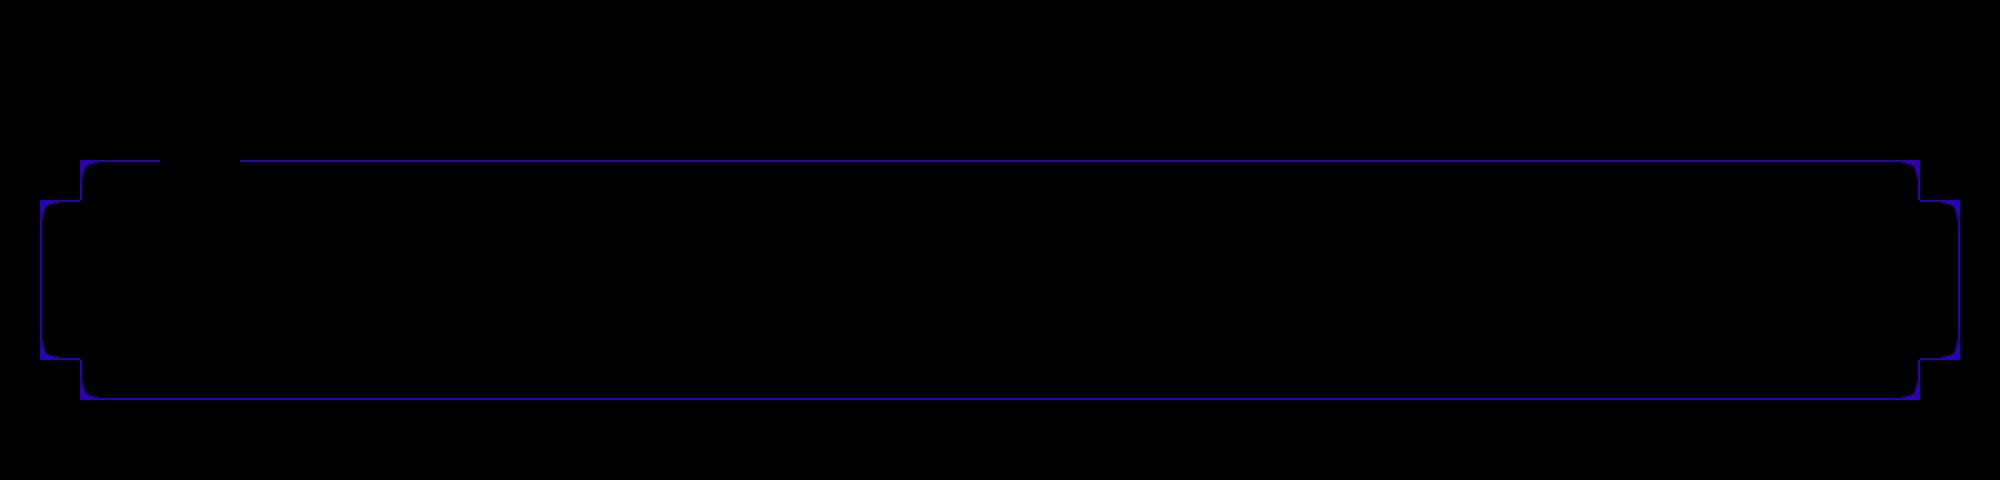

A 2D game scene composited from a Tiled map and its tileset images. What follows is a short description and the map's XML, with every tile layer's data as written:
An orthogonal 50x12 tile map with 40x40 px tiles, 1 tile layer (Tile Layer 1), 3 tilesets and 15 objects (transition, interactable, north, spawn).

<map version="1.9" tiledversion="1.9.0" orientation="orthogonal" renderorder="right-down" width="50" height="12" tilewidth="40" tileheight="40" infinite="0" nextlayerid="6" nextobjectid="17">
 <editorsettings>
  <export target="devhotel1.lua" format="lua" />
 </editorsettings>
 <properties>
  <property name="music" value="greenroom" />
 </properties>
 <tileset firstgid="1" source="../tilesets/devroom.tsx" />
 <tileset firstgid="19" source="../tilesets/objects.tsx" />
 <tileset firstgid="56" source="../tilesets/hoteldoors.tsx" />
 <layer id="1" name="Tile Layer 1" width="50" height="12">
  <data encoding="csv">
8,8,8,8,8,8,8,8,8,8,8,8,8,8,8,8,8,8,8,8,8,8,8,8,8,8,8,8,8,8,8,8,8,8,8,8,8,8,8,8,8,8,8,8,8,8,8,8,8,8,
8,8,8,8,8,8,8,8,8,8,8,8,8,8,8,8,8,8,8,8,8,8,8,8,8,8,8,8,8,8,8,8,8,8,8,8,8,8,8,8,8,8,8,8,8,8,8,8,8,8,
8,8,8,8,8,8,8,8,8,8,8,8,8,8,8,8,8,8,8,8,8,8,8,8,8,8,8,8,8,8,8,8,8,8,8,8,8,8,8,8,8,8,8,8,8,8,8,8,8,8,
8,8,8,8,8,8,8,8,8,8,8,8,8,8,8,8,8,8,8,8,8,8,8,8,8,8,8,8,8,8,8,8,8,8,8,8,8,8,8,8,8,8,8,8,8,8,8,8,8,8,
8,8,1,2,8,8,2,2,2,2,2,2,2,2,2,2,2,2,2,2,2,2,2,2,2,2,2,2,2,2,2,2,2,2,2,2,2,2,2,2,2,2,2,2,2,2,2,3,8,8,
8,1,8,8,8,8,8,8,8,8,8,8,8,8,8,8,8,8,8,8,8,8,8,8,8,8,8,8,8,8,8,8,8,8,8,8,8,8,8,8,8,8,8,8,8,8,8,8,3,8,
8,7,8,8,8,8,8,8,8,8,8,8,8,8,8,8,8,8,8,8,8,8,8,8,8,8,8,8,8,8,8,8,8,8,8,8,8,8,8,8,8,8,8,8,8,8,8,8,9,8,
8,7,8,8,8,8,8,8,8,8,8,8,8,8,8,8,8,8,8,8,8,8,8,8,8,8,8,8,8,8,8,8,8,8,8,8,8,8,8,8,8,8,8,8,8,8,8,8,9,8,
8,13,8,8,8,8,8,8,8,8,8,8,8,8,8,8,8,8,8,8,8,8,8,8,8,8,8,8,8,8,8,8,8,8,8,8,8,8,8,8,8,8,8,8,8,8,8,8,15,8,
8,8,13,14,14,14,14,14,14,14,14,14,14,14,14,14,14,14,14,14,14,14,14,14,14,14,14,14,14,14,14,14,14,14,14,14,14,14,14,14,14,14,14,14,14,14,14,15,8,8,
8,8,8,8,8,8,8,8,8,8,8,8,8,8,8,8,8,8,8,8,8,8,8,8,8,8,8,8,8,8,8,8,8,8,8,8,8,8,8,8,8,8,8,8,8,8,8,8,8,8,
8,8,8,8,8,8,8,8,8,8,8,8,8,8,8,8,8,8,8,8,8,8,8,8,8,8,8,8,8,8,8,8,8,8,8,8,8,8,8,8,8,8,8,8,8,8,8,8,8,8
</data>
 </layer>
 <objectgroup id="2" name="collision">
  <object id="1" x="80" y="120" width="80" height="40" />
  <object id="2" x="40" y="160" width="40" height="40" />
  <object id="3" x="0" y="200" width="40" height="160" />
  <object id="4" x="40" y="360" width="40" height="40" />
  <object id="5" x="80" y="400" width="1840" height="40" />
  <object id="6" x="1920" y="360" width="40" height="40" />
  <object id="7" x="1960" y="200" width="40" height="160" />
  <object id="8" x="1920" y="160" width="40" height="40" />
  <object id="9" x="240" y="120" width="1680" height="40" />
 </objectgroup>
 <objectgroup id="3" name="objects_props">
  <object id="10" gid="40" x="160" y="160" width="80" height="120" />
  <object id="14" gid="56" x="360" y="160" width="64" height="100" />
 </objectgroup>
 <objectgroup id="4" name="objects">
  <object id="11" name="transition" x="160" y="120" width="80" height="20">
   <properties>
    <property name="map" value="devroom" />
    <property name="marker" value="entry2" />
   </properties>
  </object>
  <object id="15" name="interactable" x="360" y="120" width="64" height="40">
   <properties>
    <property name="cutscene" value="devhotel.brandon" />
   </properties>
  </object>
 </objectgroup>
 <objectgroup id="5" name="markers">
  <object id="12" name="north" x="200" y="180">
   <point />
  </object>
  <object id="16" name="spawn" x="200" y="280">
   <properties>
    <property name="music" value="greenroom" />
   </properties>
   <point />
  </object>
 </objectgroup>
</map>
